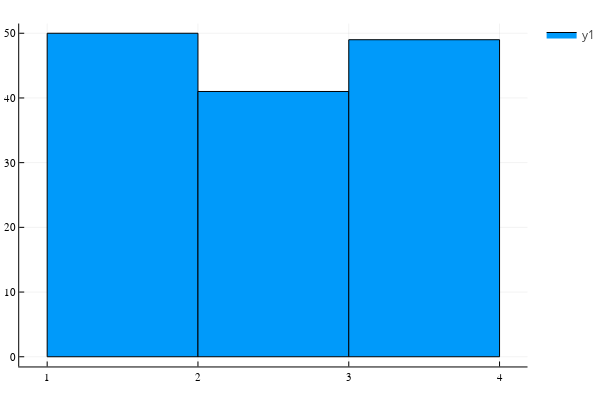

This figure's notebook cell:
### Code cell
@df data plot(:RestaurantChoice, seriestype=:histogram)

### Figure 1 — Plotly figure (JSON) as saved in the notebook; plotly's stock layout.template omitted (floating-point values rounded to 4 significant figures)
{"data": [{"fill": "tozeroy", "fillcolor": "rgba(0, 154, 250, 1.000)", "hoverinfo": "none", "legendgroup": "y1", "line": {"color": "rgba(0, 0, 0, 1.000)", "dash": "solid", "width": 1}, "mode": "lines", "name": "y1", "showlegend": true, "type": "scatter", "x": [1, 1, 2, 2, 1, 1], "xaxis": "x1", "y": [50, 0, 0, 50, 50, 50], "yaxis": "y1"}, {"fill": "tozeroy", "fillcolor": "rgba(0, 154, 250, 1.000)", "hoverinfo": "none", "legendgroup": "y1", "line": {"color": "rgba(0, 0, 0, 1.000)", "dash": "solid", "width": 1}, "mode": "lines", "name": "y1", "showlegend": false, "type": "scatter", "x": [2, 2, 3, 3, 2, 2], "xaxis": "x1", "y": [41, 0, 0, 41, 41, 41], "yaxis": "y1"}, {"fill": "tozeroy", "fillcolor": "rgba(0, 154, 250, 1.000)", "hoverinfo": "none", "legendgroup": "y1", "line": {"color": "rgba(0, 0, 0, 1.000)", "dash": "solid", "width": 1}, "mode": "lines", "name": "y1", "showlegend": false, "type": "scatter", "x": [3, 3, 4, 4, 3, 3], "xaxis": "x1", "y": [49, 0, 0, 49, 49, 49], "yaxis": "y1"}, {"colorbar": {"title": ""}, "legendgroup": "y1", "marker": {"color": "rgba(0, 154, 250, 0.000)", "line": {"color": "rgba(0, 0, 0, 0.000)", "width": 1}, "size": 0, "symbol": "circle"}, "mode": "markers", "name": "y1", "showlegend": false, "type": "scatter", "x": [1.5, 2.5, 3.5], "xaxis": "x", "y": [50, 41, 49], "yaxis": "y", "zmax": null, "zmin": null}], "layout": {"annotations": [], "height": 400, "legend_position": {"bgcolor": "rgba(255, 255, 255, 1.000)", "bordercolor": "rgba(0, 0, 0, 1.000)", "borderwidth": 1, "font": {"color": "rgba(0, 0, 0, 1.000)", "family": "sans-serif", "size": 11}, "title": {"font": {"color": "rgba(0, 0, 0, 1.000)", "family": "sans-serif", "size": 15}, "text": ""}, "tracegroupgap": 0, "traceorder": "normal", "x": 1, "xanchor": "auto", "y": 1, "yanchor": "auto"}, "margin": {"b": 20, "l": 0, "r": 0, "t": 20}, "paper_bgcolor": "rgba(255, 255, 255, 1.000)", "plot_bgcolor": "rgba(255, 255, 255, 1.000)", "showlegend": true, "width": 600, "xaxis": {"anchor": "y", "domain": [0.03619, 0.9934], "gridcolor": "rgba(0, 0, 0, 0.100)", "gridwidth": 0.5, "linecolor": "rgba(0, 0, 0, 1.000)", "mirror": false, "range": [0.8146, 4.185], "showgrid": true, "showline": true, "showticklabels": true, "tickangle": 0, "tickcolor": "rgb(0, 0, 0)", "tickfont": {"color": "rgba(0, 0, 0, 1.000)", "family": "sans-serif", "size": 11}, "tickmode": "array", "ticks": "inside", "ticktext": ["1", "2", "3", "4"], "tickvals": [1, 2, 3, 4], "title": "", "titlefont": {"color": "rgba(0, 0, 0, 1.000)", "family": "sans-serif", "size": 15}, "type": "-", "visible": true, "zeroline": false, "zerolinecolor": "rgba(0, 0, 0, 1.000)"}, "yaxis": {"anchor": "x", "domain": [0.03762, 0.9902], "gridcolor": "rgba(0, 0, 0, 0.100)", "gridwidth": 0.5, "linecolor": "rgba(0, 0, 0, 1.000)", "mirror": false, "range": [-1.5, 51.5], "showgrid": true, "showline": true, "showticklabels": true, "tickangle": 0, "tickcolor": "rgb(0, 0, 0)", "tickfont": {"color": "rgba(0, 0, 0, 1.000)", "family": "sans-serif", "size": 11}, "tickmode": "array", "ticks": "inside", "ticktext": ["0", "10", "20", "30", "40", "50"], "tickvals": [0, 10, 20, 30, 40, 50], "title": "", "titlefont": {"color": "rgba(0, 0, 0, 1.000)", "family": "sans-serif", "size": 15}, "type": "-", "visible": true, "zeroline": false, "zerolinecolor": "rgba(0, 0, 0, 1.000)"}}}
